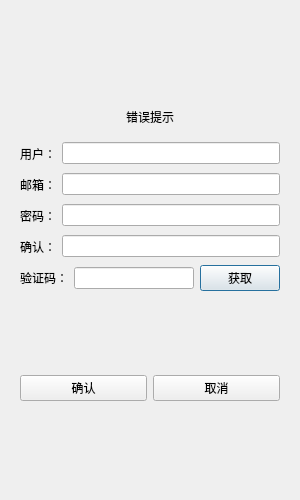
<?xml version="1.0" encoding="UTF-8"?>
<ui version="4.0">
 <class>RegisterDialog</class>
 <widget class="QDialog" name="RegisterDialog">
  <property name="geometry">
   <rect>
    <x>0</x>
    <y>0</y>
    <width>300</width>
    <height>500</height>
   </rect>
  </property>
  <property name="minimumSize">
   <size>
    <width>300</width>
    <height>500</height>
   </size>
  </property>
  <property name="maximumSize">
   <size>
    <width>300</width>
    <height>500</height>
   </size>
  </property>
  <property name="windowTitle">
   <string>Dialog</string>
  </property>
  <layout class="QGridLayout" name="gridLayout">
   <item row="0" column="0">
    <layout class="QGridLayout" name="gridLayout_3">
     <item row="0" column="0">
      <widget class="QStackedWidget" name="stackedWidget">
       <property name="currentIndex">
        <number>0</number>
       </property>
       <widget class="QWidget" name="page">
        <layout class="QGridLayout" name="gridLayout_2">
         <item row="0" column="0">
          <layout class="QVBoxLayout" name="verticalLayout_2">
           <item>
            <spacer name="verticalSpacer">
             <property name="orientation">
              <enum>Qt::Vertical</enum>
             </property>
             <property name="sizeHint" stdset="0">
              <size>
               <width>20</width>
               <height>40</height>
              </size>
             </property>
            </spacer>
           </item>
           <item>
            <widget class="QWidget" name="widget" native="true">
             <layout class="QGridLayout" name="gridLayout_4">
              <item row="0" column="0">
               <widget class="QLabel" name="err_tip">
                <property name="text">
                 <string>错误提示</string>
                </property>
                <property name="alignment">
                 <set>Qt::AlignCenter</set>
                </property>
               </widget>
              </item>
             </layout>
            </widget>
           </item>
           <item>
            <layout class="QHBoxLayout" name="horizontalLayout">
             <item>
              <widget class="QLabel" name="user_label">
               <property name="minimumSize">
                <size>
                 <width>0</width>
                 <height>25</height>
                </size>
               </property>
               <property name="maximumSize">
                <size>
                 <width>16777215</width>
                 <height>25</height>
                </size>
               </property>
               <property name="text">
                <string>用户：</string>
               </property>
              </widget>
             </item>
             <item>
              <widget class="QLineEdit" name="user_edit"/>
             </item>
            </layout>
           </item>
           <item>
            <layout class="QHBoxLayout" name="horizontalLayout_2">
             <item>
              <widget class="QLabel" name="email_label">
               <property name="minimumSize">
                <size>
                 <width>0</width>
                 <height>25</height>
                </size>
               </property>
               <property name="maximumSize">
                <size>
                 <width>16777215</width>
                 <height>25</height>
                </size>
               </property>
               <property name="text">
                <string>邮箱：</string>
               </property>
              </widget>
             </item>
             <item>
              <widget class="QLineEdit" name="email_edit"/>
             </item>
            </layout>
           </item>
           <item>
            <layout class="QHBoxLayout" name="horizontalLayout_3">
             <item>
              <widget class="QLabel" name="pass_label">
               <property name="minimumSize">
                <size>
                 <width>0</width>
                 <height>25</height>
                </size>
               </property>
               <property name="maximumSize">
                <size>
                 <width>16777215</width>
                 <height>25</height>
                </size>
               </property>
               <property name="text">
                <string>密码：</string>
               </property>
              </widget>
             </item>
             <item>
              <widget class="ClickPwdHide" name="pass_edit"/>
             </item>
            </layout>
           </item>
           <item>
            <layout class="QHBoxLayout" name="horizontalLayout_4">
             <item>
              <widget class="QLabel" name="confirm_label">
               <property name="minimumSize">
                <size>
                 <width>0</width>
                 <height>25</height>
                </size>
               </property>
               <property name="maximumSize">
                <size>
                 <width>16777215</width>
                 <height>25</height>
                </size>
               </property>
               <property name="text">
                <string>确认：</string>
               </property>
              </widget>
             </item>
             <item>
              <widget class="ClickPwdHide" name="confirm_edit"/>
             </item>
            </layout>
           </item>
           <item>
            <layout class="QHBoxLayout" name="horizontalLayout_5">
             <item>
              <widget class="QLabel" name="verification_code_label">
               <property name="minimumSize">
                <size>
                 <width>0</width>
                 <height>25</height>
                </size>
               </property>
               <property name="maximumSize">
                <size>
                 <width>16777215</width>
                 <height>25</height>
                </size>
               </property>
               <property name="text">
                <string>验证码：</string>
               </property>
              </widget>
             </item>
             <item>
              <widget class="QLineEdit" name="verification_code_edit"/>
             </item>
             <item>
              <widget class="TimerBtn" name="verification_code_btn">
               <property name="minimumSize">
                <size>
                 <width>30</width>
                 <height>25</height>
                </size>
               </property>
               <property name="text">
                <string>获取</string>
               </property>
              </widget>
             </item>
            </layout>
           </item>
           <item>
            <spacer name="verticalSpacer_3">
             <property name="orientation">
              <enum>Qt::Vertical</enum>
             </property>
             <property name="sizeHint" stdset="0">
              <size>
               <width>20</width>
               <height>40</height>
              </size>
             </property>
            </spacer>
           </item>
           <item>
            <layout class="QHBoxLayout" name="horizontalLayout_6">
             <item>
              <widget class="QPushButton" name="confirm_btn">
               <property name="minimumSize">
                <size>
                 <width>30</width>
                 <height>25</height>
                </size>
               </property>
               <property name="text">
                <string>确认</string>
               </property>
              </widget>
             </item>
             <item>
              <widget class="QPushButton" name="cancel_btn">
               <property name="minimumSize">
                <size>
                 <width>30</width>
                 <height>25</height>
                </size>
               </property>
               <property name="text">
                <string>取消</string>
               </property>
              </widget>
             </item>
            </layout>
           </item>
           <item>
            <spacer name="verticalSpacer_2">
             <property name="orientation">
              <enum>Qt::Vertical</enum>
             </property>
             <property name="sizeHint" stdset="0">
              <size>
               <width>20</width>
               <height>40</height>
              </size>
             </property>
            </spacer>
           </item>
          </layout>
         </item>
        </layout>
       </widget>
       <widget class="QWidget" name="page_2">
        <layout class="QGridLayout" name="gridLayout_5">
         <item row="0" column="0">
          <layout class="QVBoxLayout" name="verticalLayout">
           <item>
            <spacer name="verticalSpacer_7">
             <property name="orientation">
              <enum>Qt::Vertical</enum>
             </property>
             <property name="sizeHint" stdset="0">
              <size>
               <width>247</width>
               <height>87</height>
              </size>
             </property>
            </spacer>
           </item>
           <item>
            <widget class="QLabel" name="tip_lb">
             <property name="text">
              <string>注册成功，5 s后返回登录</string>
             </property>
             <property name="alignment">
              <set>Qt::AlignCenter</set>
             </property>
            </widget>
           </item>
           <item>
            <widget class="QLabel" name="tip2_lb">
             <property name="text">
              <string>可点击返回按钮直接返回登录界面</string>
             </property>
             <property name="alignment">
              <set>Qt::AlignCenter</set>
             </property>
            </widget>
           </item>
           <item>
            <spacer name="verticalSpacer_4">
             <property name="orientation">
              <enum>Qt::Vertical</enum>
             </property>
             <property name="sizeHint" stdset="0">
              <size>
               <width>20</width>
               <height>40</height>
              </size>
             </property>
            </spacer>
           </item>
           <item>
            <layout class="QHBoxLayout" name="horizontalLayout_7">
             <item>
              <spacer name="horizontalSpacer">
               <property name="orientation">
                <enum>Qt::Horizontal</enum>
               </property>
               <property name="sizeHint" stdset="0">
                <size>
                 <width>40</width>
                 <height>20</height>
                </size>
               </property>
              </spacer>
             </item>
             <item>
              <widget class="QPushButton" name="return_btn">
               <property name="minimumSize">
                <size>
                 <width>0</width>
                 <height>25</height>
                </size>
               </property>
               <property name="maximumSize">
                <size>
                 <width>16777215</width>
                 <height>25</height>
                </size>
               </property>
               <property name="text">
                <string>返回登录</string>
               </property>
              </widget>
             </item>
             <item>
              <spacer name="horizontalSpacer_2">
               <property name="orientation">
                <enum>Qt::Horizontal</enum>
               </property>
               <property name="sizeHint" stdset="0">
                <size>
                 <width>40</width>
                 <height>20</height>
                </size>
               </property>
              </spacer>
             </item>
            </layout>
           </item>
           <item>
            <spacer name="verticalSpacer_5">
             <property name="orientation">
              <enum>Qt::Vertical</enum>
             </property>
             <property name="sizeHint" stdset="0">
              <size>
               <width>20</width>
               <height>40</height>
              </size>
             </property>
            </spacer>
           </item>
          </layout>
         </item>
        </layout>
       </widget>
      </widget>
     </item>
    </layout>
   </item>
  </layout>
 </widget>
 <customwidgets>
  <customwidget>
   <class>TimerBtn</class>
   <extends>QPushButton</extends>
   <header>timerbtn.h</header>
  </customwidget>
  <customwidget>
   <class>ClickPwdHide</class>
   <extends>QLineEdit</extends>
   <header location="global">clickpwdhide.h</header>
  </customwidget>
 </customwidgets>
 <resources/>
 <connections/>
</ui>
